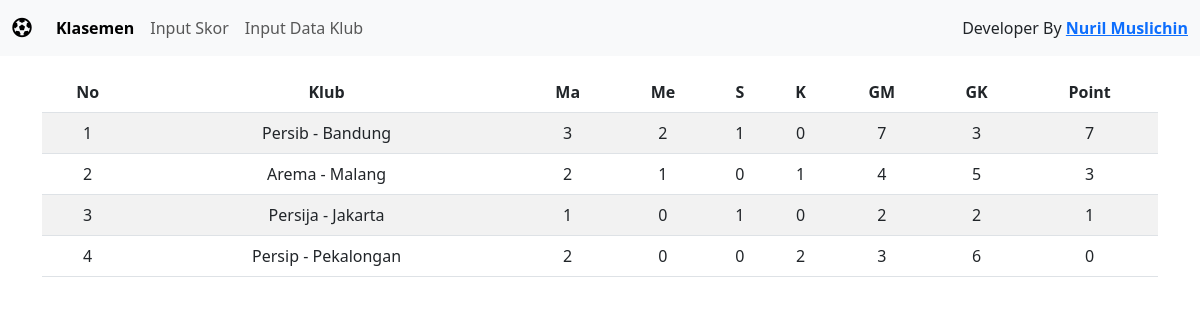
Before: / with the older database file.
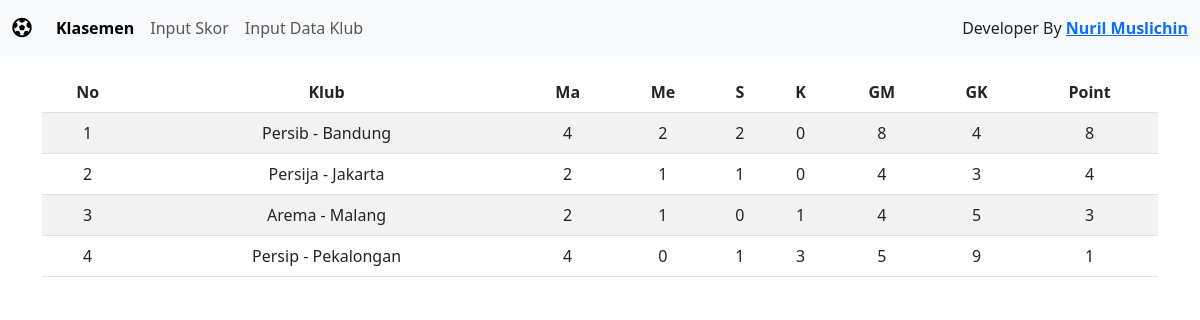
After: the same page with the newer database file.
### tables this page shows
CREATE TABLE IF NOT EXISTS `tb_klub` (
  `id_klub` int NOT NULL AUTO_INCREMENT,
  `nama_klub` varchar(225) NOT NULL,
  `kota_klub` varchar(225) NOT NULL,
  `ma` int DEFAULT '0' COMMENT 'Banyak Pertandingan',
  `me` int DEFAULT '0' COMMENT 'Banyak Menang',
  `s` int DEFAULT '0' COMMENT 'Banyak Seri',
  `k` int DEFAULT '0' COMMENT 'Banyak Kalah',
  `gm` int DEFAULT '0' COMMENT 'Banyak Goal Masuk',
  `gk` int DEFAULT '0' COMMENT 'Banyak Goal Lawan',
  `point` int DEFAULT '0' COMMENT 'Banyak Poin',
  PRIMARY KEY (`id_klub`)
);

### application/controllers/Welcome.php (called while the page is built, shortened)
<?php
class Welcome extends CI_Controller
{
	public function __construct()
	{
		$this->load->model('klub_model');
	}
	public function index()
	{
		$data['list_klub']	= $this->klub_model->klasemen()->result_array();
		$data['content'] 	= 'klasemen';
		$this->load->view('template', $data);
	}
}

### index.php (called while the page is built, shortened)
<?php
require_once BASEPATH.'core/CodeIgniter.php';

### application/models/klub_model.php (called while the page is built, shortened)
<?php
class Klub_model extends CI_Model
{
    private $tabel = 'tb_klub';
    function klasemen()
    {
        $this->db->from($this->tabel);
        $this->db->order_by('point', 'DESC');
        return $this->db->get();
    }
}

### application/views/klasemen.php (the view)
<div class="container mt-3 text-center">
    <table class="table table-striped">
        <thead>
            <tr>
                <th scope="col">No</th>
                <th scope="col">Klub</th>
                <th scope="col">Ma</th>
                <th scope="col">Me</th>
                <th scope="col">S</th>
                <th scope="col">K</th>
                <th scope="col">GM</th>
                <th scope="col">GK</th>
                <th scope="col">Point</th>
            </tr>
        </thead>
        <tbody>
            <?php if (count($list_klub) > 0) { ?>
                <?php foreach ($list_klub as $key => $value) : ?>
                    <tr>
                        <td><?= $key + 1; ?></td>
                        <td><?= $value['nama_klub'] . ' - ' . $value['kota_klub']; ?></td>
                        <td><?= $value['ma']; ?></td>
                        <td><?= $value['me']; ?></td>
                        <td><?= $value['s']; ?></td>
                        <td><?= $value['k']; ?></td>
                        <td><?= $value['gm']; ?></td>
                        <td><?= $value['gk']; ?></td>
                        <td><?= $value['point']; ?></td>
                    </tr>
                <?php endforeach; ?>
            <?php } else { ?>
                <tr>
                    <th colspan="9">Data Klub Belum Ada <i class="far fa-sad-tear"></i></th>
                </tr>
            <?php } ?>
        </tbody>
    </table>
</div>

### application/views/template.php (shortened to what this page needs)
<!doctype html>
<html lang="en">
<head>
	<link href="https://cdn.jsdelivr.net/npm/bootstrap@5.3.0/dist/css/bootstrap.min.css" rel="stylesheet">
	<link rel="stylesheet" href="https://cdnjs.cloudflare.com/ajax/libs/font-awesome/5.15.3/css/all.min.css">
	<link rel="stylesheet" href="<?= site_url('assets/css/select2.min.css'); ?>">
</head>
<body>
	<nav class="navbar navbar-expand-lg bg-body-tertiary">
		<div class="container-fluid">
			<a class="navbar-brand" href="<?= base_url(); ?>">
				<i class="fas fa-futbol"></i>
			</a>
			<div class="collapse navbar-collapse" id="navbarSupportedContent">
				<ul class="navbar-nav me-auto mb-2 mb-lg-0">
					<li class="nav-item">
						<a class="nav-link <?= $this->uri->segment(1) == false ? 'active' : '' ?>" aria-current="page" href="<?= base_url(); ?>">Klasemen</a>
					</li>
					<li class="nav-item dropdown">
						<a class="nav-link <?= $this->uri->segment(1) == 'inputskor' ? 'active' : '' ?>" dropdown-toggle" href="#" role="button" data-bs-toggle="dropdown" aria-expanded="false">
							Input Skor
						</a>
					</li>
					<li class="nav-item">
						<a class="nav-link <?= $this->uri->segment(1) == 'inputklub' ? 'active' : '' ?>" href="<?= base_url('inputklub'); ?>">Input Data Klub</a>
					</li>
				</ul>
				<form class="d-flex" role="search">
					<div>Developer By <a href="https://www.linkedin.com/in/nurilmuslichin16/" target="_blank"><b>Nuril Muslichin</b></a></div>
				</form>
			</div>
		</div>
	</nav>
	<?php $this->load->view($content); ?>
</body>
</html>

### application/views/template.php (style rules this page uses)
li .active { font-weight: bold; }

Changed rows visible on the page:
changed tb_klub "Persib": ma "3" → "4"; s "1" → "2"; gm "7" → "8"; gk "3" → "4"; point "7" → "8"
changed tb_klub "Persija": ma "1" → "2"; me "0" → "1"; gm "2" → "4"; gk "2" → "3"; point "1" → "4"; moves up the list
changed tb_klub "Persip": ma "2" → "4"; s "0" → "1"; k "2" → "3"; gm "3" → "5"; gk "6" → "9"; point "0" → "1"
